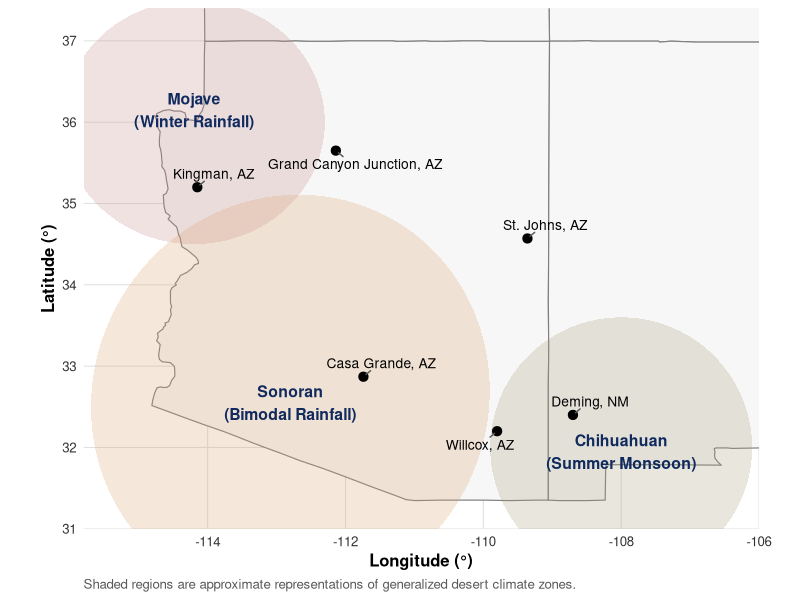
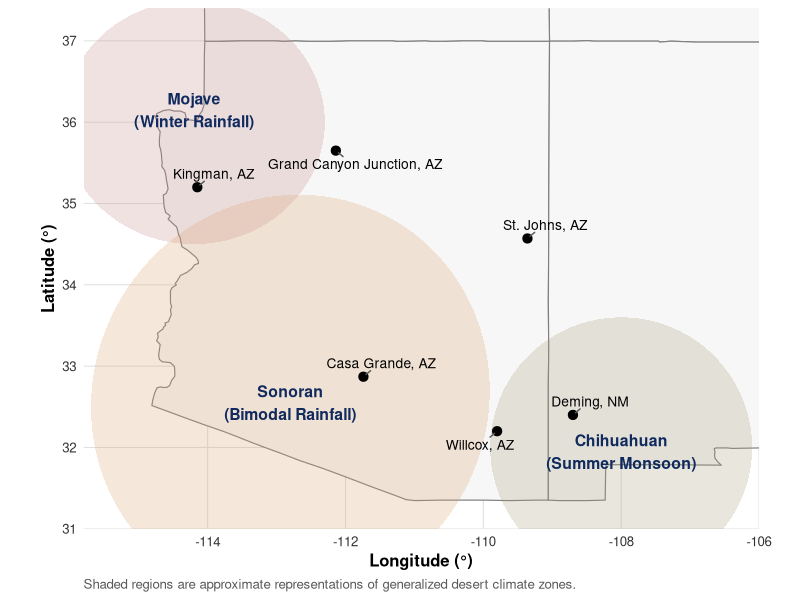
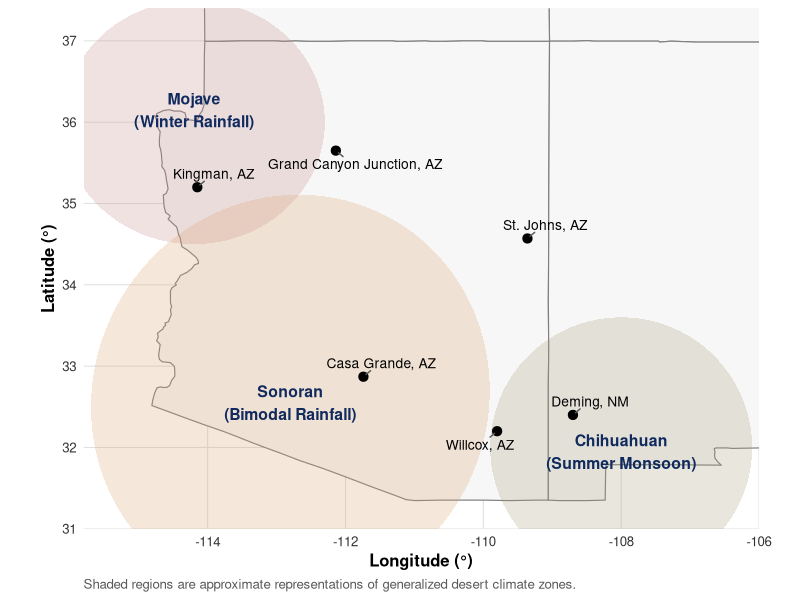

Recreate these plots in R, in order.
# Packages
library(ggplot2)
library(ggrepel)
library(dplyr)
library(maps)

# -----------------------------
# Site coordinates
# -----------------------------
sites <- data.frame(
  Site = c("Willcox, AZ", "Deming, NM", "Kingman, AZ",
           "Casa Grande, AZ", "St. Johns, AZ", "Grand Canyon Junction, AZ"),
  Lat  = c(32.2, 32.4, 35.2, 32.87, 34.57, 35.65),
  Lon  = c(-109.8, -108.7, -114.15, -111.74, -109.36, -112.14)
)

# -----------------------------
# State outlines
# -----------------------------
us_states <- map_data("state")

southwest_states <- us_states %>%
  filter(region %in% c("arizona", "new mexico", "utah", "colorado", "wyoming"))

# -----------------------------
# Function to create ellipse polygons
# -----------------------------
make_ellipse <- function(x0, y0, a, b, angle = 0, n = 200) {
  t <- seq(0, 2 * pi, length.out = n)
  x <- a * cos(t)
  y <- b * sin(t)
  
  theta <- angle * pi / 180
  x_rot <- x * cos(theta) - y * sin(theta)
  y_rot <- x * sin(theta) + y * cos(theta)
  
  data.frame(
    x = x0 + x_rot,
    y = y0 + y_rot
  )
}

# -----------------------------
# Rough schematic desert regions
# -----------------------------
mojave <- make_ellipse(-114.2, 36.0, 1.9, 1.5)
sonoran <- make_ellipse(-112.8, 32.6, 2.9, 2.5, angle = 8)
chihuahuan <- make_ellipse(-108.0, 32.0, 1.9, 1.6)

mojave$desert <- "Mojave"
sonoran$desert <- "Sonoran"
chihuahuan$desert <- "Chihuahuan"

deserts_poly <- rbind(mojave, sonoran, chihuahuan)

# -----------------------------
# Plot limits
# -----------------------------
x_limits <- c(-115.8, -106.0)
y_limits <- c(31.0, 37.4)

# -----------------------------
# Plot
# -----------------------------
p <- ggplot() +
  
  # base map first
  geom_polygon(
    data = southwest_states,
    aes(x = long, y = lat, group = group),
    fill = "grey97",
    color = "grey50",
    linewidth = 0.4
  ) +
  
  # desert shading on top of map
  geom_polygon(
    data = deserts_poly,
    aes(x = x, y = y, group = desert, fill = desert),
    alpha = 0.25,
    color = NA
  ) +
  
  scale_fill_manual(
    values = c(
      "Mojave" = "#C98E8E",
      "Sonoran" = "#D8A06A",
      "Chihuahuan" = "#A8A27A"
    )
  ) +
  
  # site points
  geom_point(
    data = sites,
    aes(x = Lon, y = Lat),
    size = 2.8,
    color = "black"
  ) +
  
  # site labels
  geom_text_repel(
    data = sites,
    aes(x = Lon, y = Lat, label = Site),
    size = 3.5,
    color = "black",
    seed = 42,
    box.padding = 0.35,
    point.padding = 0.2,
    min.segment.length = 0,
    segment.color = "grey35",
    segment.linewidth = 0.35
  ) +
  
  # desert labels
  annotate(
    "text",
    x = -114.2, y = 36.15,
    label = "Mojave\n(Winter Rainfall)",
    fontface = "bold",
    size = 4,
    color = "#102A5E"
  ) +
  annotate(
    "text",
    x = -112.8, y = 32.55,
    label = "Sonoran\n(Bimodal Rainfall)",
    fontface = "bold",
    size = 4,
    color = "#102A5E"
  ) +
  annotate(
    "text",
    x = -108.0, y = 31.95,
    label = "Chihuahuan\n(Summer Monsoon)",
    fontface = "bold",
    size = 4,
    color = "#102A5E"
  ) +
  
  coord_fixed(
    ratio = 1.18,
    xlim = x_limits,
    ylim = y_limits,
    expand = FALSE
  ) +
  
  labs(
    x = "Longitude (°)",
    y = "Latitude (°)",
    caption = "Shaded regions are approximate representations of generalized desert climate zones."
  ) +
  
  theme_minimal(base_size = 12) +
  theme(
    legend.position = "none",
    panel.grid.minor = element_blank(),
    panel.grid.major = element_line(color = "grey88", linewidth = 0.35),
    axis.title = element_text(face = "bold"),
    axis.text = element_text(color = "grey20"),
    plot.caption = element_text(color = "grey35", hjust = 0)
  )

p

# Optional export
ggsave("site_map_deserts.png", p, width = 8.5, height = 5.5, dpi = 400, bg = "white")
p
